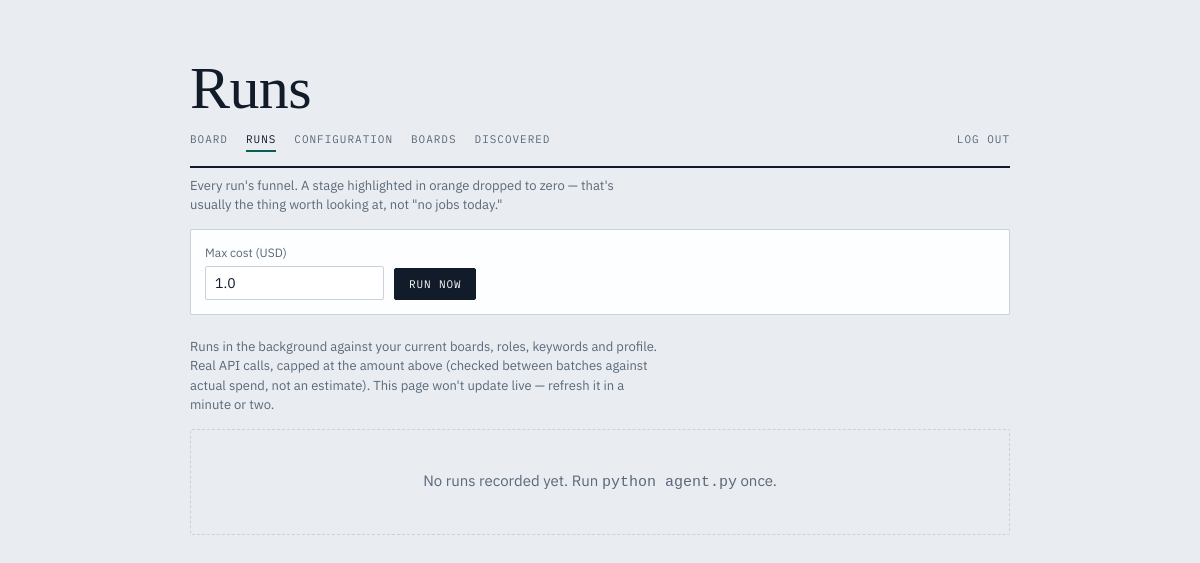
Page /runs (signed in) on the earlier database version.
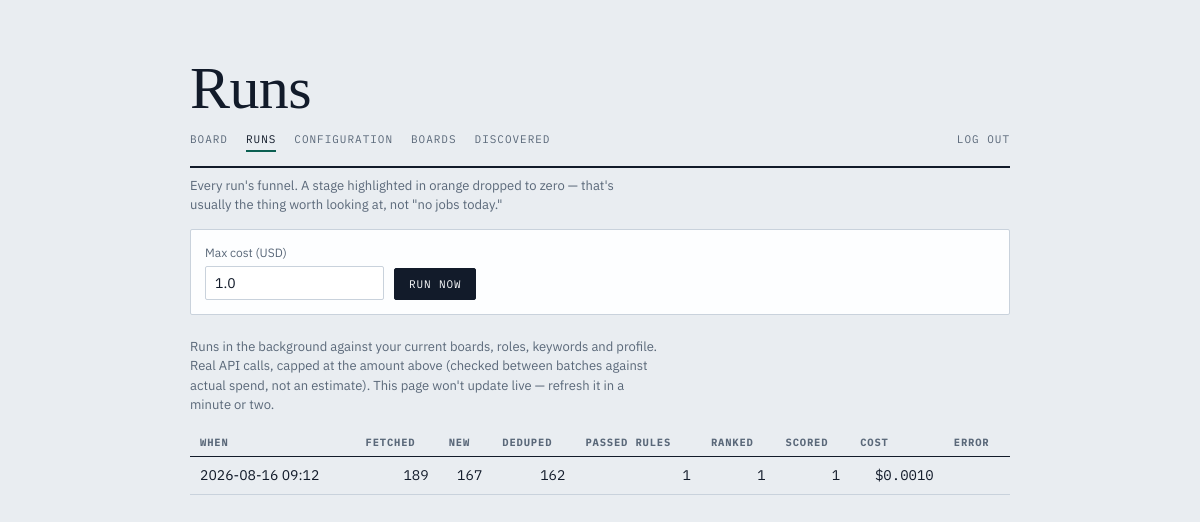
Same page on the later database version.
### tables this page shows
CREATE TABLE runs (
    id           INTEGER PRIMARY KEY AUTOINCREMENT,
    started_at   TEXT NOT NULL,
    finished_at  TEXT,
    counts       TEXT NOT NULL DEFAULT '{}',
    cost_usd     REAL NOT NULL DEFAULT 0,
    error        TEXT
);

### web.py (the view)
@app.get("/runs", response_class=HTMLResponse)
def runs_page(request: Request):
    with db.connect() as conn:
        db.init_schema(conn)
        runs = db.get_runs(conn)
    return templates.TemplateResponse(request, "runs.html", {
        "active": "runs", "runs": runs, **flash_ctx(request),
    })

### templates/runs.html (shortened to what this page needs)
{% extends "base.html" %}
{% block h1 %}Runs{% endblock %}
{% block content %}
<p class="hint">Every run's funnel. A stage highlighted in orange dropped to
zero — that's usually the thing worth looking at, not "no jobs today."</p>
<form class="row-form" method="post" action="/run/now">
  <label>Max cost (USD)<input type="number" step="0.5" min="0" name="max_cost" value="1.0"></label>
  <button type="submit">Run now</button>
</form>
<p class="hint">Runs in the background against your current boards, roles,
keywords and profile. Real API calls, capped at the amount above (checked
between batches against actual spend, not an estimate). This page won't
update live — refresh it in a minute or two.</p>
{% if not runs %}
<div class="empty">No runs recorded yet. Run <code>python agent.py</code> once.</div>
{% else %}
<table class="grid">
  <tr>
    <th>when</th><th>fetched</th><th>new</th><th>deduped</th>
    <th>passed rules</th><th>ranked</th><th>scored</th><th>cost</th><th>error</th>
  </tr>
  {% for r in runs %}
  <tr>
    <td>{{ r.started_at[:16].replace('T', ' ') }}</td>
    {% for key in ['fetched', 'new', 'deduped', 'passed_rules', 'ranked', 'scored'] %}
    <td class="num {{ 'zero' if r.counts.get(key, 0) == 0 else '' }}">{{ r.counts.get(key, '—') }}</td>
    {% endfor %}
    <td class="num">${{ "%.4f"|format(r.cost_usd) }}</td>
    <td>{{ r.error or '' }}</td>
  </tr>
  {% endfor %}
</table>
{% endif %}
{% endblock %}

Differences in the rows shown:
added runs: started_at "2026-08-16 09:12", counts.get "189" "167" "162" "1" "1" "1", cost_usd "0.0010"
Other differences:
text no longer shown: "No runs recorded yet. Run python agent.py once."
text now shown: "WHEN FETCHED NEW DEDUPED PASSED RULES RANKED SCORED COST ERROR"
